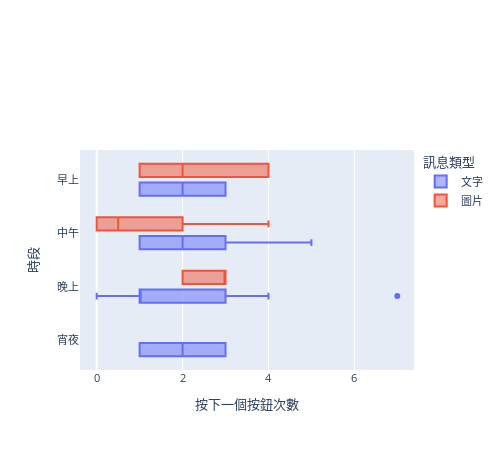

Notebook source saved alongside this figure:
### Code cell
fig4 = px.box(Demo, x="按下一個按鈕次數", y="時段", color="訊息類型",category_orders={"時段": ["早上", "中午", "晚上", "宵夜"]})
fig4.update_traces(quartilemethod="exclusive") # or "inclusive", or "linear" by default
fig4.update_layout( font_size=11,width=500,height=450, margin=dict(t=150)) #, margin=dict(t=210,l=90,b=20,r=30)
#title_text="<b>Recommend</b><br>Box Plot",  , margin=dict(t=150,l=10,b=50,r=15)
fig4.show()

### Figure 1 — Plotly figure (JSON) as saved in the notebook; plotly's stock layout.template omitted (floating-point values rounded to 4 significant figures)
{"data": [{"alignmentgroup": "True", "hovertemplate": "訊息類型=文字<br>按下一個按鈕次數=%{x}<br>時段=%{y}<extra></extra>", "legendgroup": "文字", "marker": {"color": "#636efa"}, "name": "文字", "notched": false, "offsetgroup": "文字", "orientation": "h", "quartilemethod": "exclusive", "showlegend": true, "type": "box", "x": [3, 3, 1, 3, 1, 2, 3, 1, 3, 1, 1, 3, 1, 5, 0, 1, 1, 1, 4, 7, 3, 1, 1, 3, 2, 0], "x0": " ", "xaxis": "x", "y": ["宵夜", "晚上", "宵夜", "宵夜", "宵夜", "早上", "早上", "早上", "中午", "中午", "中午", "中午", "中午", "中午", "晚上", "晚上", "晚上", "晚上", "晚上", "晚上", "晚上", "晚上", "晚上", "晚上", "晚上", "晚上"], "y0": " ", "yaxis": "y"}, {"alignmentgroup": "True", "hovertemplate": "訊息類型=圖片<br>按下一個按鈕次數=%{x}<br>時段=%{y}<extra></extra>", "legendgroup": "圖片", "marker": {"color": "#EF553B"}, "name": "圖片", "notched": false, "offsetgroup": "圖片", "orientation": "h", "quartilemethod": "exclusive", "showlegend": true, "type": "box", "x": [0, 2, 4, 1, 0, 0, 4, 1, 2, 3, 2, 3], "x0": " ", "xaxis": "x", "y": ["中午", "早上", "早上", "早上", "中午", "中午", "中午", "中午", "中午", "晚上", "晚上", "晚上"], "y0": " ", "yaxis": "y"}], "layout": {"boxmode": "group", "font": {"size": 11}, "height": 450, "legend": {"title": {"text": "訊息類型"}, "tracegroupgap": 0}, "margin": {"t": 150}, "width": 500, "xaxis": {"anchor": "y", "domain": [0, 1], "title": {"text": "按下一個按鈕次數"}}, "yaxis": {"anchor": "x", "categoryarray": ["宵夜", "晚上", "中午", "早上"], "categoryorder": "array", "domain": [0, 1], "title": {"text": "時段"}}}}
